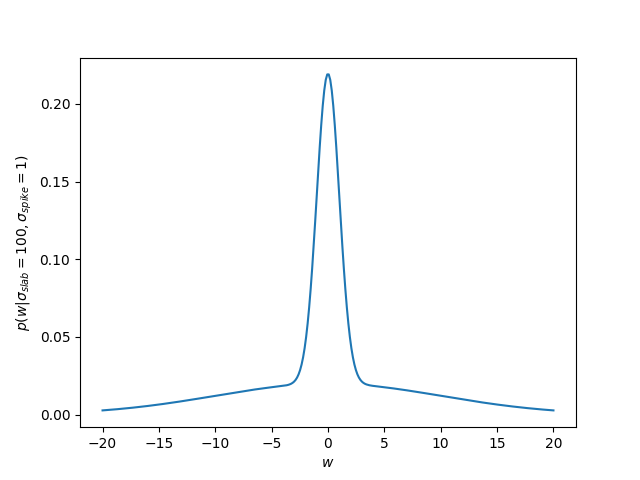

Generate this figure with Python:
import matplotlib.pyplot as plt
import numpy as np
import sklearn

def gaussian(x, mu, var):
    return np.exp(-np.power(x - mu, 2.) / (2 * var))/np.sqrt(2*np.pi*var)

def laplace(x, mu, b):
    return np.exp(-np.absolute(x-mu)/b)/(2*b)

X = np.linspace(-20,20,300)

y = gaussian(X, 0, 100)/2 + gaussian(X,0,1)/2

a = 'p(w|\\sigma_{slab}=100,\\sigma_{spike}=1)'

plt.xlabel('$w$')
plt.ylabel('$%s$'%a)


plt.plot(X,y)
plt.savefig('4-2.png')

